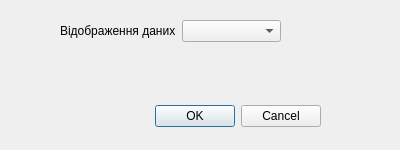
<?xml version="1.0" encoding="UTF-8"?>
<ui version="4.0">
 <class>DialogDisplayParams</class>
 <widget class="QDialog" name="DialogDisplayParams">
  <property name="geometry">
   <rect>
    <x>0</x>
    <y>0</y>
    <width>400</width>
    <height>150</height>
   </rect>
  </property>
  <property name="sizePolicy">
   <sizepolicy hsizetype="Fixed" vsizetype="Fixed">
    <horstretch>0</horstretch>
    <verstretch>0</verstretch>
   </sizepolicy>
  </property>
  <property name="minimumSize">
   <size>
    <width>400</width>
    <height>150</height>
   </size>
  </property>
  <property name="maximumSize">
   <size>
    <width>400</width>
    <height>150</height>
   </size>
  </property>
  <property name="windowTitle">
   <string>Dialog</string>
  </property>
  <widget class="QDialogButtonBox" name="buttonBox">
   <property name="geometry">
    <rect>
     <x>10</x>
     <y>100</y>
     <width>311</width>
     <height>32</height>
    </rect>
   </property>
   <property name="orientation">
    <enum>Qt::Horizontal</enum>
   </property>
   <property name="standardButtons">
    <set>QDialogButtonBox::Cancel|QDialogButtonBox::Ok</set>
   </property>
  </widget>
  <widget class="QWidget" name="">
   <property name="geometry">
    <rect>
     <x>60</x>
     <y>20</y>
     <width>221</width>
     <height>22</height>
    </rect>
   </property>
   <layout class="QFormLayout" name="formLayout">
    <item row="0" column="0">
     <widget class="QLabel" name="label">
      <property name="text">
       <string>Відображення даних</string>
      </property>
     </widget>
    </item>
    <item row="0" column="1">
     <widget class="QComboBox" name="comboBox"/>
    </item>
   </layout>
  </widget>
 </widget>
 <resources/>
 <connections>
  <connection>
   <sender>buttonBox</sender>
   <signal>accepted()</signal>
   <receiver>DialogDisplayParams</receiver>
   <slot>accept()</slot>
   <hints>
    <hint type="sourcelabel">
     <x>248</x>
     <y>254</y>
    </hint>
    <hint type="destinationlabel">
     <x>157</x>
     <y>274</y>
    </hint>
   </hints>
  </connection>
  <connection>
   <sender>buttonBox</sender>
   <signal>rejected()</signal>
   <receiver>DialogDisplayParams</receiver>
   <slot>reject()</slot>
   <hints>
    <hint type="sourcelabel">
     <x>316</x>
     <y>260</y>
    </hint>
    <hint type="destinationlabel">
     <x>286</x>
     <y>274</y>
    </hint>
   </hints>
  </connection>
 </connections>
</ui>
